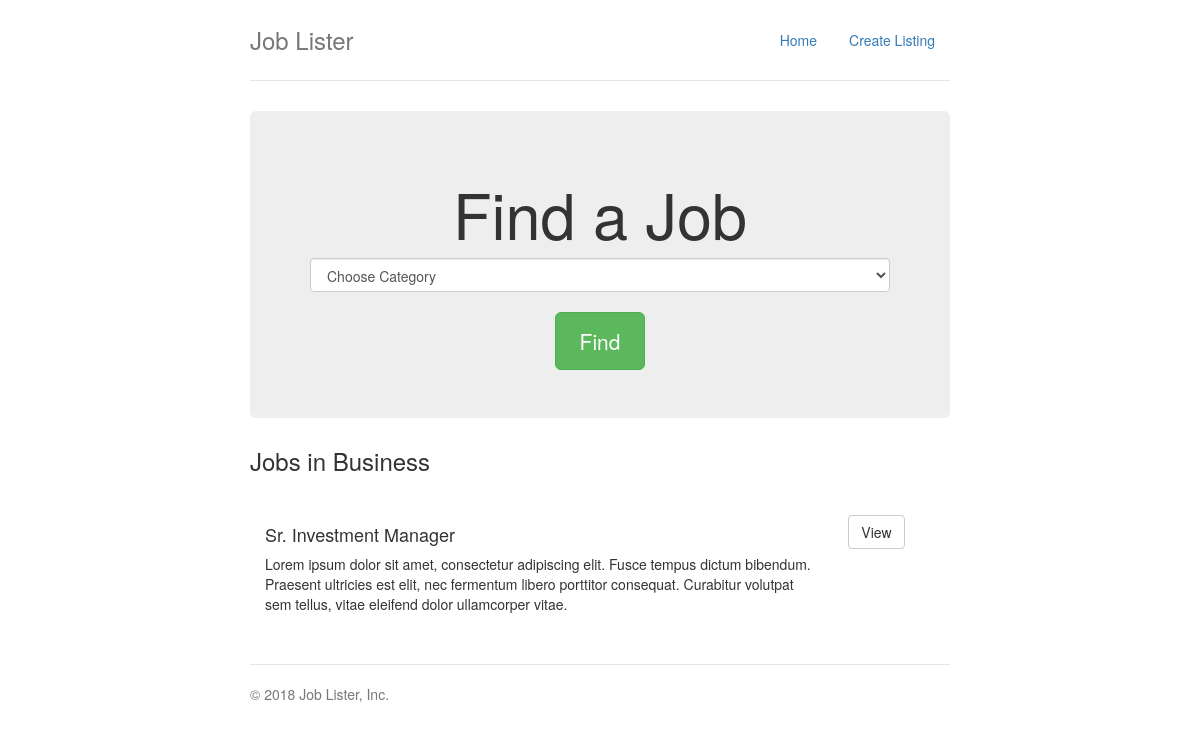
Screenshot of /index.php?category=1 with the database file from the repository.
### tables this page shows
CREATE TABLE `jobs` (
  `job_id` int(11) NOT NULL,
  `category_id` int(11) NOT NULL,
  `job_company` varchar(255) NOT NULL,
  `job_title` varchar(255) NOT NULL,
  `job_desc` varchar(255) NOT NULL,
  `job_salary` varchar(255) NOT NULL,
  `job_location` varchar(255) NOT NULL,
  `job_contact_user` varchar(255) NOT NULL,
  `job_contact_email` varchar(255) NOT NULL,
  `job_post_date` timestamp NOT NULL DEFAULT current_timestamp()
);

### classes/clsTemplate.php (called while the page is built, shortened)
<?php
class clsTemplate
{
    protected $template;
    public function __construct($template)
    {
        $this->template = $template;
    }
    public function __toString()
    {
        include basename($this->template);
        return ob_get_clean();
    }
}

### classes/clsDBH.php (called while the page is built, shortened)
<?php
class clsDBH
{
    private $host = DB_HOST;
    private $user = DB_USER;
    private $pass = DB_PASS;
    private $db_name = DB_NAME;
    private $dbh;
    private $stmt;
    public function __construct()
    {
        $dsn = 'mysql:host=' . $this->host . ';dbname=' . $this->db_name;
        $options = array(
            PDO::ATTR_PERSISTENT => true,
            PDO::ATTR_ERRMODE => PDO::ERRMODE_EXCEPTION
        );
        try
        {
            $this->dbh = new PDO($dsn, $this->user, $this->pass, $options);
        }
        catch(PDOException $e)
        {
            $this->error = $e->getMessage();
            echo $this->error;
        }
    }
    public function query($query)
    {
        $this->stmt = $this->dbh->prepare($query);
    }
    public function bind($param, $value, $type = null)
    {
        if (is_null($type))
        {
            switch (true)
            {
                default:
                    $type = PDO::PARAM_STR;
                    break;
            }
        }
        $this->stmt->bindValue($param, $value, $type);
    }
    public function execute()
    {
        return $this->stmt->execute();
    }
    public function resultSet()
    {
        $this->execute();
        return $this->stmt->fetchAll(PDO::FETCH_OBJ);
    }
}

### classes/clsJob.php (called while the page is built, shortened)
<?php
class clsJob
{
    private $db;
    public function __construct()
    {
        $this->db = new clsDBH;
    }
    public function getCategories()
    {
        $this->db->query("SELECT * FROM categories;");
        $results = $this->db->resultSet();
        return $results;
    }
    public function getByCategory($category)
    {
        $this->db->query("SELECT jobs.*, categories.category_name AS cname
            FROM jobs INNER JOIN categories
            ON jobs.category_id = categories.category_id
            WHERE jobs.category_id = '$category'
            ORDER by job_post_date DESC;");
        $results = $this->db->resultSet();
        return $results;
    }
    public function getCategory($category_id)
    {
        $this->db->query("SELECT * FROM categories
            WHERE category_id = :category_id;");
        $this->db->bind(':category_id', $category_id);
        $row = $this->db->single();
        return $row;
    }
}

### templates/tmpFrontpage.php (the view, shortened to what this page needs)
<?php include_once '../includes/incHeader.php'; ?>
<div class="jumbotron">
    <h1>Find a Job</h1>
    <form method="GET" action="index.php">
        <select name="category" class="form-control">
            <option value="0">Choose Category</option>
        </select>
        <br>
        <input type="submit" class="btn btn-lg btn-success" value="Find">
    </form>
</div>
<h3><?php echo $title; ?></h3>
<?php foreach($jobs as $job): ?>
    <div class="row marketing">
        <div class="col-md-10">
            <h4><?php echo $job->job_title; ?></h4>
            <p><?php echo $job->job_desc; ?></p>
        </div>
        <div class="col-md-2">
            <a class="btn btn-default" href="job.php?job=<?php echo $job->job_id; ?>">View</a>
        </div>
    </div>
<?php endforeach; ?>
<?php include_once '../includes/incFooter.php'; ?>

### css/style.css (style rules this page uses)
body { padding-top: 20px; padding-bottom: 20px; }
.header, .marketing, .footer { padding-right: 15px; padding-left: 15px; }
.jumbotron { text-align: center; border-bottom: 1px solid #e5e5e5; }
.jumbotron .btn { padding: 14px 24px; font-size: 21px; }
.marketing { margin: 40px 0; }
@media screen and (min-width: 768px) { .header, .marketing, .footer { padding-right: 0; padding-left: 0; } }
@media screen and (min-width: 768px) { .jumbotron { border-bottom: 0; } }

### rows the page displays
jobs: job_title "Sr. Investment Manager", job_desc "Lorem ipsum dolor sit amet, consectetur adipiscing elit. Fusce tempus dictum bibendum. Praesent ultricies est elit, nec fermentum libero porttitor consequat. Curabitur volutpat sem tellus, vitae eleifend dolor ullamcorper vitae."

### other values shown
SITE_TITLE "Job Lister"
$title "Jobs in Business"
